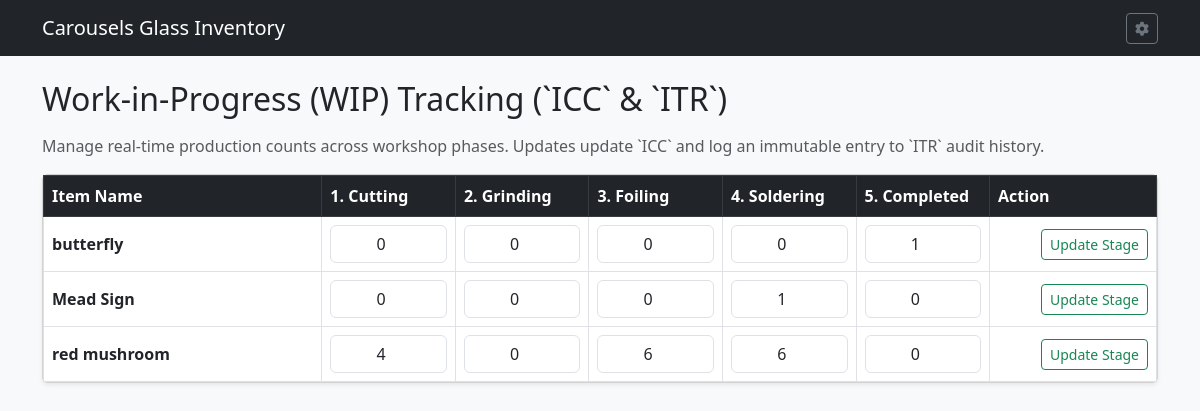
The page /inventory on the database as committed earlier.
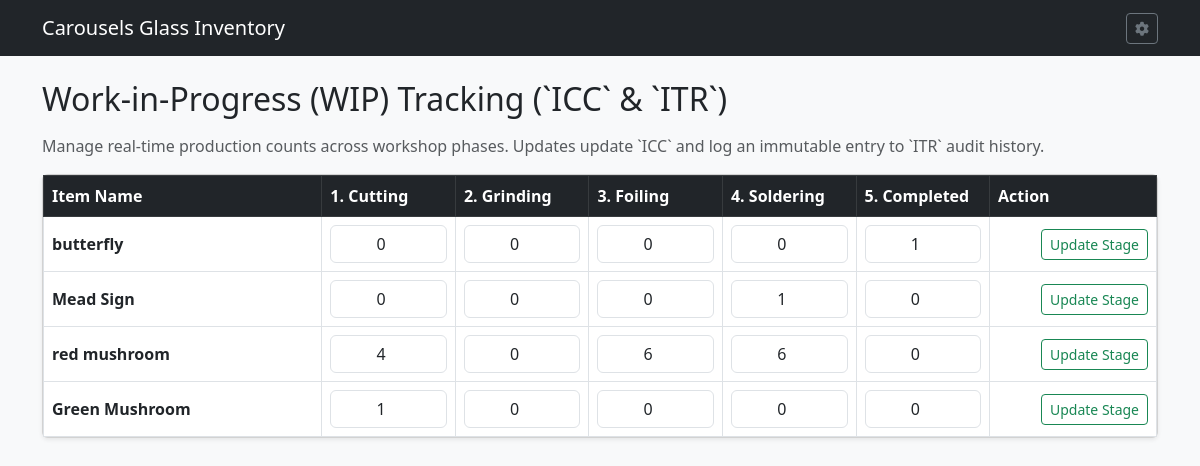
The same page on the database as committed later.
### tables this page shows
CREATE TABLE ICC (

    IPID INTEGER PRIMARY KEY AUTOINCREMENT,	--Item State ID
    ITEMID INTEGER,				--Item ID
    IPCUT INTEGER,				--Item num in Cut State
    IPGRND INTEGER,				--Item num in Grind State
    IPWASH INTEGER,				--Item num in Wash State
    IPFOIL INTEGER,				--Item num in Foil State
    IPSLDR INTEGER,				--Item num in Solder State
    IPPOLISH INTEGER,				--Item num in Polish State
    IPDONE INTEGER,				--Item num in Finished State
    IPTS TEXT,					--Item state time stamp

    FOREIGN KEY (ITEMID) REFERENCES ITM(ITEMID) ON DELETE CASCADE ON UPDATE CASCADE

);

CREATE TABLE ITM (

    ITEMID INTEGER PRIMARY KEY AUTOINCREMENT,	--Item ID
    ITMNAME TEXT,				--Item Name
    ITMIMG TEXT,				--Item Image
    ONEOFF INTEGER,				--One off Item
    VARIAT INTEGER,				--Is Variation Boolean
    ITMGRP TEXT,				--Item Group
    CURRENT INTEGER,				--Currently Being Sold Bool
    ITMPTRN TEXT,				--Item Pattern Image
    ITMSVG TEXT,				--Item SVG
    ITMNOTE TEXT,				--Item Notes
    ITMLEN TEXT,				--Item Length
    ITMWID TEXT,				--Item Width
    IMISLDR INTEGER,				--Item Solder IMI ID
    IMICAME INTEGER,				--Item CAME IMI ID
    IMIFOIL INTEGER,				--Item Foil IMI ID
    IMICHAIN INTEGER,				--Item Chain IMI ID
    IMIRING INTEGER,				--Item Ring IMI ID
    IMIWIRE INTEGER,				--Item Wire IMI ID
    PARENT INTEGER,				--Parent Item ID
    PATINA TEXT,				--Patina Type
    ISACTIVE INTEGER,				--Is Active Item

    FOREIGN KEY (ITMGRP) REFERENCES IGP(ITMGRP) ON DELETE SET NULL ON UPDATE CASCADE,
    FOREIGN KEY (IMISLDR) REFERENCES IMI(IMIID) ON DELETE SET NULL ON UPDATE CASCADE,
    FOREIGN KEY (IMICAME) REFERENCES IMI(IMIID) ON DELETE SET NULL ON UPDATE CASCADE,
    FOREIGN KEY (IMIFOIL) REFERENCES IMI(IMIID) ON DELETE SET NULL ON UPDATE CASCADE,
    FOREIGN KEY (IMICHAIN) REFERENCES IMI(IMIID) ON DELETE SET NULL ON UPDATE CASCADE,
    FOREIGN KEY (IMIRING) REFERENCES IMI(IMIID) ON DELETE SET NULL ON UPDATE CASCADE,
    FOREIGN KEY (IMIWIRE) REFERENCES IMI(IMIID) ON DELETE SET NULL ON UPDATE CASCADE,
    FOREIGN KEY (PATINA) REFERENCES PATINA(PATINA) ON DELETE SET NULL ON UPDATE CASCADE
);

### routes/item_routes.py (the view)
@item_bp.route("/inventory")
def inventory_status():
    db = get_db()
    counts = db.execute("""

        SELECT i.ITMNAME, c.*

        FROM ICC c

        JOIN ITM i ON c.ITEMID = i.ITEMID

    """).fetchall()
    return render_template("inventory_status.html", counts=counts)

### app.py (called while the page is built)
def get_db():
    conn = sqlite3.connect(DATABASE)
    conn.row_factory = sqlite3.Row
    conn.execute("PRAGMA foreign_keys = ON;")
    return conn

### routes/item_routes.py (called while the page is built)
def get_db():
    from __main__ import get_db
    return get_db()

### templates/inventory_status.html
{% extends 'base.html' %}
{% block content %}
<h2 class="mb-3">Work-in-Progress (WIP) Tracking (`ICC` & `ITR`)</h2>
<p class="text-muted">Manage real-time production counts across workshop phases. Updates update `ICC` and log an immutable entry to `ITR` audit history.</p>
<div class="card shadow-sm">
    <div class="card-body p-0">
        <table class="table table-bordered table-hover mb-0 align-middle">
            <thead class="table-dark">
                <tr>
                    <th>Item Name</th>
                    <th text-center style="width: 12%;">1. Cutting</th>
                    <th text-center style="width: 12%;">2. Grinding</th>
                    <th text-center style="width: 12%;">3. Foiling</th>
                    <th text-center style="width: 12%;">4. Soldering</th>
                    <th text-center style="width: 12%;">5. Completed</th>
                    <th text-end style="width: 15%;">Action</th>
                </tr>
            </thead>
            <tbody>
                {% for c in counts %}
                <tr>
                    <form action="{{ url_for('update_inventory', item_id=c.ITEMID) }}" method="POST">
                        <td><strong>{{ c.ITMNAME }}</strong></td>
                        <td><input type="number" min="0" name="IPCUT" class="form-control text-center" value="{{ c.IPCUT }}"></td>
                        <td><input type="number" min="0" name="IPGRND" class="form-control text-center" value="{{ c.IPGRND }}"></td>
                        <td><input type="number" min="0" name="IPFOIL" class="form-control text-center" value="{{ c.IPFOIL }}"></td>
                        <td><input type="number" min="0" name="IPSLDR" class="form-control text-center" value="{{ c.IPSLDR }}"></td>
                        <td><input type="number" min="0" name="IPDONE" class="form-control text-center" value="{{ c.IPDONE }}"></td>
                        <td class="text-end">
                            <button type="submit" class="btn btn-sm btn-outline-success">Update Stage</button>
                        </td>
                    </form>
                </tr>
                {% else %}
                <tr>
                    <td colspan="7" class="text-center py-4 text-muted">No inventory stages logged. Ensure you have created items in the `ITM` table first.</td>
                </tr>
                {% endfor %}
            </tbody>
        </table>
    </div>
</div>
{% endblock %}

Rows that differ between the two databases and show on the page:
added ICC: ITMNAME "Green Mushroom", IPCUT "1", IPGRND "0", IPFOIL "0", IPSLDR "0", IPDONE "0"
